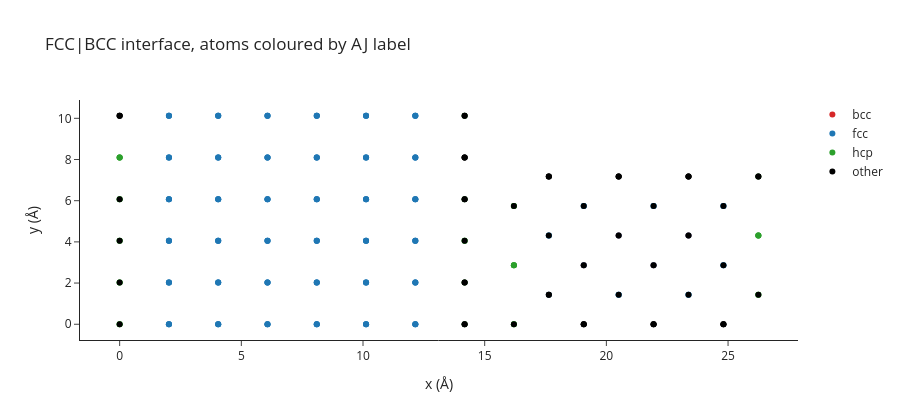

Notebook source saved alongside this figure:
### Markdown cell above
## 4. A multi-phase configuration

Mix two crystal blocks into one cell and watch the classifier separate
them. A useful spot-check that the per-atom labels track the spatial
boundary.

### Code cell
fcc = make_crystal('fcc', lattice_constant=4.05, repetitions=(4, 3, 3))
bcc = make_crystal('bcc', lattice_constant=2.87, repetitions=(4, 3, 3))

# Stack them along x by shifting bcc
shift = float(fcc.cell[0, 0])
bcc.translate([shift, 0, 0])
combined = fcc + bcc
combined.set_cell([fcc.cell[0,0] + bcc.cell[0,0],
                   fcc.cell[1,1], fcc.cell[2,2]])
combined.set_pbc(True)
pyscal.find_neighbors(combined, method='cutoff', cutoff=0)
_, lbls = pyscal.identify_ackland_jones(combined)
lbls = np.asarray(lbls)

pos = combined.get_positions()
color_map = {'fcc': '#1f77b4', 'bcc': '#d62728', 'hcp': '#2ca02c',
             'ico': '#9467bd', 'unknown': 'lightgrey'}
fig = go.Figure()
for lbl in np.unique(lbls):
    mask = lbls == lbl
    fig.add_trace(go.Scatter(x=pos[mask, 0], y=pos[mask, 1], mode='markers',
                             marker=dict(size=6, color=color_map.get(lbl, 'black')),
                             name=str(lbl)))
fig.update_layout(xaxis_title='x (\u00c5)', yaxis_title='y (\u00c5)',
                  title='FCC|BCC interface, atoms coloured by AJ label',
                  height=420, template='simple_white')
fig
